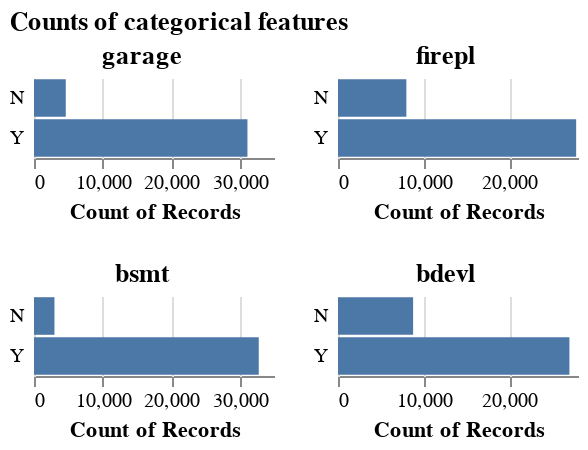

Here is the notebook cell this chart was saved with:
### Code cell
alt.data_transformers.enable("vegafusion")

aly.dist(housing_df.assign(garage=lambda df: df['garage'].astype(object)), dtype='object').properties(
    title="Counts of categorical features"
)

### Figure 1 — Vega specification as saved in the notebook (floating-point values rounded to 4 significant figures)
{"$schema": "https://vega.github.io/schema/vega/v5.json", "data": [{"name": "source_0", "values": [{"garage": "Y", "__count": 31128}, {"garage": "N", "__count": 4633}]}, {"name": "concat_0_concat_0_row_domain", "values": [{"garage": "Y", "count": 1}, {"garage": "N", "count": 1}]}, {"name": "source_1", "values": [{"firepl": "N", "__count": 7976}, {"firepl": "Y", "__count": 27785}]}, {"name": "concat_1_concat_0_row_domain", "values": [{"firepl": "N", "count": 1}, {"firepl": "Y", "count": 1}]}, {"name": "source_2", "values": [{"bsmt": "Y", "__count": 32777}, {"bsmt": "N", "__count": 2984}]}, {"name": "concat_2_concat_0_row_domain", "values": [{"bsmt": "Y", "count": 1}, {"bsmt": "N", "count": 1}]}, {"name": "source_3", "values": [{"bdevl": "N", "__count": 8762}, {"bdevl": "Y", "__count": 26999}]}, {"name": "concat_3_concat_0_row_domain", "values": [{"bdevl": "N", "count": 1}, {"bdevl": "Y", "count": 1}]}, {"name": "source_0_concat_0_concat_0_x_domain___count", "values": [{"min": 4633, "max": 31128}]}, {"name": "source_1_concat_1_concat_0_x_domain___count", "values": [{"min": 7976, "max": 27785}]}, {"name": "source_2_concat_2_concat_0_x_domain___count", "values": [{"min": 2984, "max": 32777}]}, {"name": "source_3_concat_3_concat_0_x_domain___count", "values": [{"min": 8762, "max": 26999}]}], "signals": [{"name": "concat_0_concat_0_child_width", "value": 120}, {"name": "concat_0_concat_0_child_height", "value": 20}, {"name": "concat_1_concat_0_child_width", "value": 120}, {"name": "concat_1_concat_0_child_height", "value": 20}, {"name": "concat_2_concat_0_child_width", "value": 120}, {"name": "concat_2_concat_0_child_height", "value": 20}, {"name": "concat_3_concat_0_child_width", "value": 120}, {"name": "concat_3_concat_0_child_height", "value": 20}], "marks": [{"type": "group", "name": "concat_0_group", "marks": [{"type": "group", "name": "concat_0_concat_0_group", "marks": [{"type": "group", "name": "concat_0_concat_0_row_header", "from": {"data": "concat_0_concat_0_row_domain"}, "sort": {"field": "datum[\"garage\"]", "order": "ascending"}, "encode": {"update": {"height": {"signal": "concat_0_concat_0_child_height"}}}, "title": {"text": {"signal": "isValid(parent[\"garage\"]) ? parent[\"garage\"] : \"\"+parent[\"garage\"]"}, "baseline": "middle", "angle": 0, "offset": 5, "frame": "group", "style": "guide-label", "orient": "left", "align": "left"}, "role": "row-header"}, {"type": "group", "name": "concat_0_concat_0_column_footer", "encode": {"update": {"width": {"signal": "concat_0_concat_0_child_width"}}}, "axes": [{"scale": "concat_0_concat_0_x", "orient": "bottom", "title": "Count of Records", "labelFlush": true, "labelOverlap": true, "tickCount": {"signal": "ceil(concat_0_concat_0_child_width/40)"}, "zindex": 0, "grid": false}], "role": "column-footer"}, {"type": "group", "name": "concat_0_concat_0_cell", "from": {"facet": {"data": "source_0", "name": "concat_0_concat_0_facet", "groupby": ["garage"]}}, "sort": {"field": ["datum[\"garage\"]"], "order": ["ascending"]}, "encode": {"update": {"height": {"signal": "concat_0_concat_0_child_height"}, "width": {"signal": "concat_0_concat_0_child_width"}}}, "signals": [{"name": "height", "update": "concat_0_concat_0_child_height"}], "marks": [{"type": "rect", "name": "concat_0_concat_0_child_marks", "from": {"data": "concat_0_concat_0_facet"}, "encode": {"update": {"fill": {"value": "#4c78a8"}, "x2": {"value": 0, "scale": "concat_0_concat_0_x"}, "yc": {"signal": "concat_0_concat_0_child_height", "mult": 0.5}, "x": {"field": "__count", "scale": "concat_0_concat_0_x"}, "height": {"signal": "0.94 * height"}}}, "style": ["bar"]}], "axes": [{"scale": "concat_0_concat_0_x", "domain": false, "aria": false, "zindex": 0, "grid": true, "ticks": false, "minExtent": 0, "tickCount": {"signal": "ceil(concat_0_concat_0_child_width/40)"}, "orient": "bottom", "labels": false, "maxExtent": 0}], "style": "cell"}], "layout": {"padding": 0, "columns": 1, "bounds": "full", "align": "all"}}], "title": {"text": "garage", "anchor": "middle"}, "layout": {"padding": 20, "columns": 1, "bounds": "full", "align": "each"}}, {"type": "group", "name": "concat_1_group", "marks": [{"type": "group", "name": "concat_1_concat_0_group", "marks": [{"type": "group", "name": "concat_1_concat_0_row_header", "from": {"data": "concat_1_concat_0_row_domain"}, "sort": {"field": "datum[\"firepl\"]", "order": "ascending"}, "encode": {"update": {"height": {"signal": "concat_1_concat_0_child_height"}}}, "title": {"text": {"signal": "isValid(parent[\"firepl\"]) ? parent[\"firepl\"] : \"\"+parent[\"firepl\"]"}, "style": "guide-label", "angle": 0, "orient": "left", "frame": "group", "align": "left", "baseline": "middle", "offset": 5}, "role": "row-header"}, {"type": "group", "name": "concat_1_concat_0_column_footer", "encode": {"update": {"width": {"signal": "concat_1_concat_0_child_width"}}}, "axes": [{"scale": "concat_1_concat_0_x", "grid": false, "zindex": 0, "tickCount": {"signal": "ceil(concat_1_concat_0_child_width/40)"}, "orient": "bottom", "title": "Count of Records", "labelOverlap": true, "labelFlush": true}], "role": "column-footer"}, {"type": "group", "name": "concat_1_concat_0_cell", "from": {"facet": {"data": "source_1", "name": "concat_1_concat_0_facet", "groupby": ["firepl"]}}, "sort": {"field": ["datum[\"firepl\"]"], "order": ["ascending"]}, "encode": {"update": {"height": {"signal": "concat_1_concat_0_child_height"}, "width": {"signal": "concat_1_concat_0_child_width"}}}, "signals": [{"name": "height", "update": "concat_1_concat_0_child_height"}], "marks": [{"type": "rect", "name": "concat_1_concat_0_child_marks", "from": {"data": "concat_1_concat_0_facet"}, "encode": {"update": {"x": {"field": "__count", "scale": "concat_1_concat_0_x"}, "x2": {"value": 0, "scale": "concat_1_concat_0_x"}, "yc": {"signal": "concat_1_concat_0_child_height", "mult": 0.5}, "height": {"signal": "0.94 * height"}, "fill": {"value": "#4c78a8"}}}, "style": ["bar"]}], "axes": [{"scale": "concat_1_concat_0_x", "minExtent": 0, "domain": false, "orient": "bottom", "grid": true, "aria": false, "tickCount": {"signal": "ceil(concat_1_concat_0_child_width/40)"}, "ticks": false, "zindex": 0, "labels": false, "maxExtent": 0}], "style": "cell"}], "layout": {"padding": 0, "columns": 1, "bounds": "full", "align": "all"}}], "title": {"text": "firepl", "anchor": "middle"}, "layout": {"padding": 20, "columns": 1, "bounds": "full", "align": "each"}}, {"type": "group", "name": "concat_2_group", "marks": [{"type": "group", "name": "concat_2_concat_0_group", "marks": [{"type": "group", "name": "concat_2_concat_0_row_header", "from": {"data": "concat_2_concat_0_row_domain"}, "sort": {"field": "datum[\"bsmt\"]", "order": "ascending"}, "encode": {"update": {"height": {"signal": "concat_2_concat_0_child_height"}}}, "title": {"text": {"signal": "isValid(parent[\"bsmt\"]) ? parent[\"bsmt\"] : \"\"+parent[\"bsmt\"]"}, "angle": 0, "align": "left", "frame": "group", "offset": 5, "orient": "left", "style": "guide-label", "baseline": "middle"}, "role": "row-header"}, {"type": "group", "name": "concat_2_concat_0_column_footer", "encode": {"update": {"width": {"signal": "concat_2_concat_0_child_width"}}}, "axes": [{"scale": "concat_2_concat_0_x", "tickCount": {"signal": "ceil(concat_2_concat_0_child_width/40)"}, "zindex": 0, "orient": "bottom", "labelFlush": true, "labelOverlap": true, "title": "Count of Records", "grid": false}], "role": "column-footer"}, {"type": "group", "name": "concat_2_concat_0_cell", "from": {"facet": {"data": "source_2", "name": "concat_2_concat_0_facet", "groupby": ["bsmt"]}}, "sort": {"field": ["datum[\"bsmt\"]"], "order": ["ascending"]}, "encode": {"update": {"width": {"signal": "concat_2_concat_0_child_width"}, "height": {"signal": "concat_2_concat_0_child_height"}}}, "signals": [{"name": "height", "update": "concat_2_concat_0_child_height"}], "marks": [{"type": "rect", "name": "concat_2_concat_0_child_marks", "from": {"data": "concat_2_concat_0_facet"}, "encode": {"update": {"height": {"signal": "0.94 * height"}, "x": {"field": "__count", "scale": "concat_2_concat_0_x"}, "fill": {"value": "#4c78a8"}, "x2": {"value": 0, "scale": "concat_2_concat_0_x"}, "yc": {"signal": "concat_2_concat_0_child_height", "mult": 0.5}}}, "style": ["bar"]}], "axes": [{"scale": "concat_2_concat_0_x", "tickCount": {"signal": "ceil(concat_2_concat_0_child_width/40)"}, "domain": false, "zindex": 0, "maxExtent": 0, "aria": false, "labels": false, "ticks": false, "minExtent": 0, "grid": true, "orient": "bottom"}], "style": "cell"}], "layout": {"padding": 0, "columns": 1, "bounds": "full", "align": "all"}}], "title": {"text": "bsmt", "anchor": "middle"}, "layout": {"padding": 20, "columns": 1, "bounds": "full", "align": "each"}}, {"type": "group", "name": "concat_3_group", "marks": [{"type": "group", "name": "concat_3_concat_0_group", "marks": [{"type": "group", "name": "concat_3_concat_0_row_header", "from": {"data": "concat_3_concat_0_row_domain"}, "sort": {"field": "datum[\"bdevl\"]", "order": "ascending"}, "encode": {"update": {"height": {"signal": "concat_3_concat_0_child_height"}}}, "title": {"text": {"signal": "isValid(parent[\"bdevl\"]) ? parent[\"bdevl\"] : \"\"+parent[\"bdevl\"]"}, "frame": "group", "offset": 5, "orient": "left", "baseline": "middle", "align": "left", "angle": 0, "style": "guide-label"}, "role": "row-header"}, {"type": "group", "name": "concat_3_concat_0_column_footer", "encode": {"update": {"width": {"signal": "concat_3_concat_0_child_width"}}}, "axes": [{"scale": "concat_3_concat_0_x", "title": "Count of Records", "orient": "bottom", "tickCount": {"signal": "ceil(concat_3_concat_0_child_width/40)"}, "zindex": 0, "labelFlush": true, "grid": false, "labelOverlap": true}], "role": "column-footer"}, {"type": "group", "name": "concat_3_concat_0_cell", "from": {"facet": {"data": "source_3", "name": "concat_3_concat_0_facet", "groupby": ["bdevl"]}}, "sort": {"field": ["datum[\"bdevl\"]"], "order": ["ascending"]}, "encode": {"update": {"height": {"signal": "concat_3_concat_0_child_height"}, "width": {"signal": "concat_3_concat_0_child_width"}}}, "signals": [{"name": "height", "update": "concat_3_concat_0_child_height"}], "marks": [{"type": "rect", "name": "concat_3_concat_0_child_marks", "from": {"data": "concat_3_concat_0_facet"}, "encode": {"update": {"fill": {"value": "#4c78a8"}, "x2": {"value": 0, "scale": "concat_3_concat_0_x"}, "x": {"field": "__count", "scale": "concat_3_concat_0_x"}, "yc": {"signal": "concat_3_concat_0_child_height", "mult": 0.5}, "height": {"signal": "0.94 * height"}}}, "style": ["bar"]}], "axes": [{"scale": "concat_3_concat_0_x", "grid": true, "labels": false, "ticks": false, "minExtent": 0, "maxExtent": 0, "tickCount": {"signal": "ceil(concat_3_concat_0_child_width/40)"}, "domain": false, "orient": "bottom", "aria": false, "zindex": 0}], "style": "cell"}], "layout": {"padding": 0, "columns": 1, "bounds": "full", "align": "all"}}], "title": {"text": "bdevl", "anchor": "middle"}, "layout": {"padding": 20, "columns": 1, "bounds": "full", "align": "each"}}], "scales": [{"name": "concat_0_concat_0_x", "type": "linear", "domain": [{"signal": "(data(\"source_0_concat_0_concat_0_x_domain___count\")[0] || {}).min"}, {"signal": "(data(\"source_0_concat_0_concat_0_x_domain___count\")[0] || {}).max"}], "range": [0, {"signal": "concat_0_concat_0_child_width"}], "nice": true, "zero": true}, {"name": "concat_1_concat_0_x", "type": "linear", "domain": [{"signal": "(data(\"source_1_concat_1_concat_0_x_domain___count\")[0] || {}).min"}, {"signal": "(data(\"source_1_concat_1_concat_0_x_domain___count\")[0] || {}).max"}], "range": [0, {"signal": "concat_1_concat_0_child_width"}], "nice": true, "zero": true}, {"name": "concat_2_concat_0_x", "type": "linear", "domain": [{"signal": "(data(\"source_2_concat_2_concat_0_x_domain___count\")[0] || {}).min"}, {"signal": "(data(\"source_2_concat_2_concat_0_x_domain___count\")[0] || {}).max"}], "range": [0, {"signal": "concat_2_concat_0_child_width"}], "zero": true, "nice": true}, {"name": "concat_3_concat_0_x", "type": "linear", "domain": [{"signal": "(data(\"source_3_concat_3_concat_0_x_domain___count\")[0] || {}).min"}, {"signal": "(data(\"source_3_concat_3_concat_0_x_domain___count\")[0] || {}).max"}], "range": [0, {"signal": "concat_3_concat_0_child_width"}], "zero": true, "nice": true}], "title": {"text": "Counts of categorical features", "anchor": "start"}, "padding": 5, "layout": {"padding": 20, "columns": 2, "bounds": "full", "align": "each"}, "background": "white", "config": {"style": {"cell": {"stroke": null}}}}
